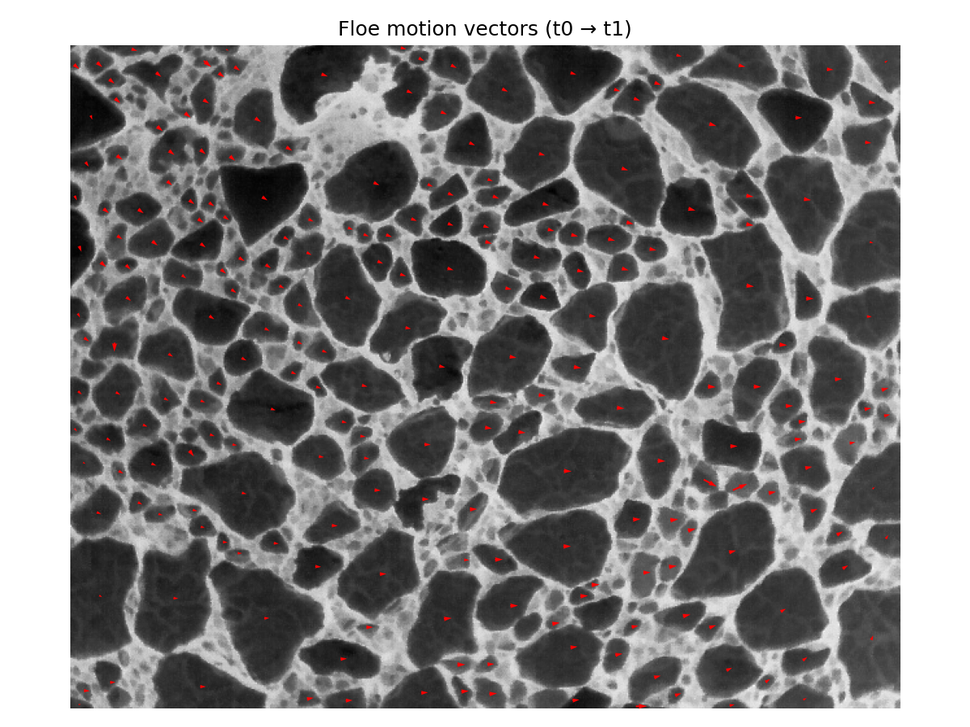
#> input picture floe_motion_vectors.png, 970 x 727 px, shrunk from 1200 x 900 before the run, given in place of sea_ice.jpg, which was not available
$ python interactive_homography.py
#> lines starting #> are read from the running program, lines starting #| are printed output that depends on the picture; long printed decimals are rounded; pictures that were not available may be replaced by others from this repository, and a replacement may not be noted
import cv2 as cv
import numpy as np
import matplotlib.pyplot as plt

# --- USER CONFIG: set your image paths here ---
VISIBLE_PATH = "sea_ice_analysis/sea_ice.jpg"
THERMAL_PATH = "sea_ice_analysis/sea_ice_thermal.jpg"  # or thermal image

ALPHA = 0.5  # transparency of thermal overlay (0=only visible, 1=only thermal)


class HomographyGUI:
    def __init__(self, vis_bgr, th_bgr, alpha=0.5):
        self.alpha = alpha

        # Store images (convert to RGB for matplotlib)
        self.vis_rgb = cv.cvtColor(vis_bgr, cv.COLOR_BGR2RGB)
        self.th_rgb = cv.cvtColor(th_bgr, cv.COLOR_BGR2RGB)

        self.h_vis, self.w_vis = self.vis_rgb.shape[:2]
        self.h_th, self.w_th = self.th_rgb.shape[:2]

        # Source corners in thermal image coordinates
        self.src_pts = np.float32([
            [0,           0],
            [self.w_th-1, 0],
            [self.w_th-1, self.h_th-1],
            [0,           self.h_th-1],
        ])

        # Initial guess for destination corners: small rect near bottom-left
        scale = min(self.w_vis / (3 * self.w_th), self.h_vis / (3 * self.h_th))
        w0 = int(self.w_th * scale)
        h0 = int(self.h_th * scale)
        x0 = 50
        y0 = self.h_vis - h0 - 50

        self.dst_pts = np.float32([
            [x0,       y0],
            [x0 + w0,  y0],
            [x0 + w0,  y0 + h0],
            [x0,       y0 + h0],
        ])

        # Homography placeholder
        self.H = None

        # Matplotlib figure / axes
        self.fig, self.ax = plt.subplots(1, 1, figsize=(10, 8))
        self.ax.set_title("Drag red corners, press Enter when done")
        self.ax.set_axis_off()

        # Show initial overlay
        overlay = self.compute_overlay()
        self.im_artist = self.ax.imshow(overlay)

        # Plot corners & connecting quad
        xs = self.dst_pts[:, 0]
        ys = self.dst_pts[:, 1]
        (self.corners_plot,) = self.ax.plot(
            xs, ys, "ro", markersize=8, markeredgecolor="black"
        )
        (self.quad_plot,) = self.ax.plot(
            list(xs) + [xs[0]], list(ys) + [ys[0]], "r-", linewidth=2
        )

        # For dragging state
        self.active_idx = None  # which corner is being dragged (0–3)

        # Connect event handlers
        self.cid_press = self.fig.canvas.mpl_connect(
            "button_press_event", self.on_press
        )
        self.cid_release = self.fig.canvas.mpl_connect(
            "button_release_event", self.on_release
        )
        self.cid_move = self.fig.canvas.mpl_connect(
            "motion_notify_event", self.on_move
        )
        self.cid_key = self.fig.canvas.mpl_connect(
            "key_press_event", self.on_key
        )

    # --- Core functions ---

    def compute_overlay(self):
        """Compute overlay image given current dst_pts and src_pts."""
        self.H = cv.getPerspectiveTransform(self.src_pts, self.dst_pts)

        warped_th = cv.warpPerspective(
            self.th_rgb,
            self.H,
            (self.w_vis, self.h_vis),
        )

        overlay = cv.addWeighted(
            self.vis_rgb, 1.0 - self.alpha, warped_th, self.alpha, 0
        )
        return overlay

    # [31 lines left out: functions update_display, on_press, not called in this run]

    def on_release(self, event):
        self.active_idx = None

    # [31 lines left out: functions on_move, on_key, not called in this run]

    def run(self):
        plt.show()
        # When the window is closed, self.H and self.dst_pts form your result
        print("\n=== Session ended ===")
        print("Final H:")
        print(self.H)
        print("Final dst_pts:")
        print(self.dst_pts)


def main():
    vis_bgr = cv.imread(VISIBLE_PATH, cv.IMREAD_COLOR)
#> vis_bgr is the input picture: shape (727, 970, 3); mean B, G, R 132.9, 132.9, 133.9
    if vis_bgr is None:
        raise FileNotFoundError(f"Could not read visible image at: {VISIBLE_PATH}")

    th_bgr = cv.imread(THERMAL_PATH, cv.IMREAD_COLOR)
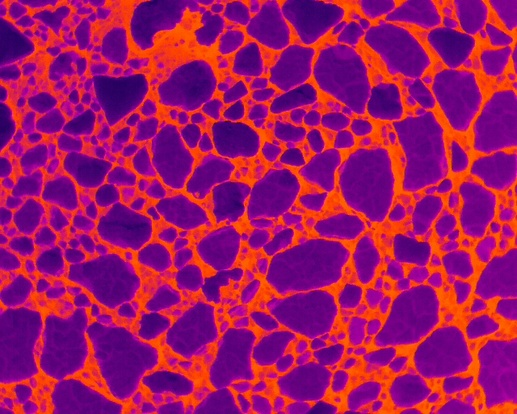
#> input picture sea_ice_thermal.jpg, 517 x 414 px, shrunk from 640 x 512 before the run, found by its file name
#> th_bgr is the input picture: shape (414, 517, 3); mean B, G, R 100.1, 20.4, 158.3
    if th_bgr is None:
        raise FileNotFoundError(f"Could not read thermal image at: {THERMAL_PATH}")

    gui = HomographyGUI(vis_bgr, th_bgr, alpha=ALPHA)
#> in compute_overlay, `warped_th = cv.warpPerspective( self.th_rgb, self.H, (self.w_vis, self..`:
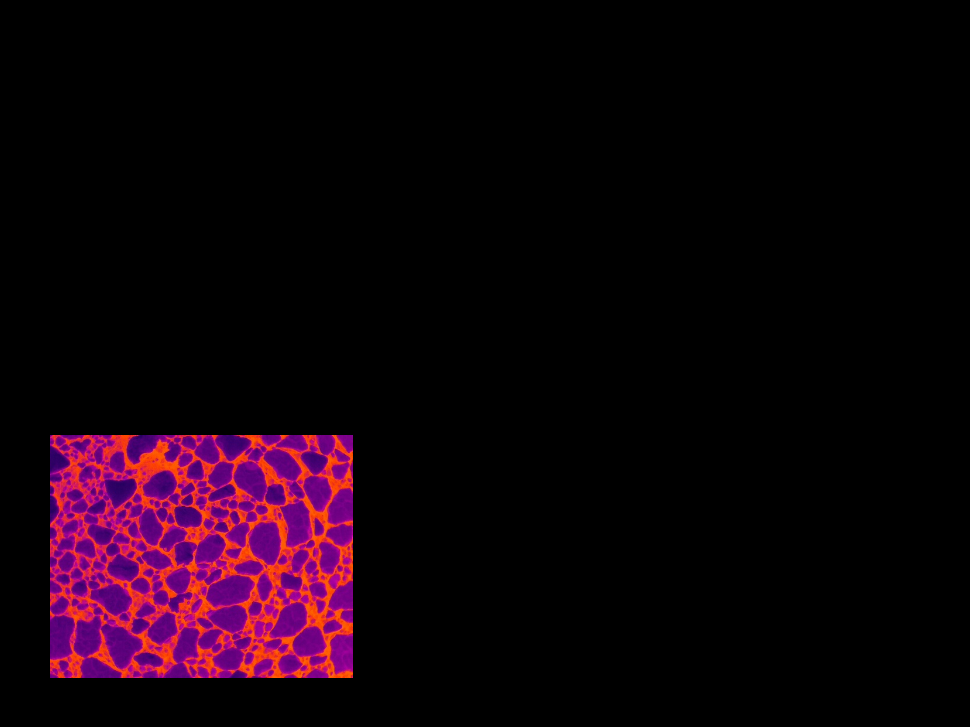
#> warped_th: shape (727, 970, 3); mean R, G, B 16.5, 2.1, 10.5
#> in compute_overlay, `overlay = cv.addWeighted( self.vis_rgb, 1.0 - self.alpha, warped_th, s..`:
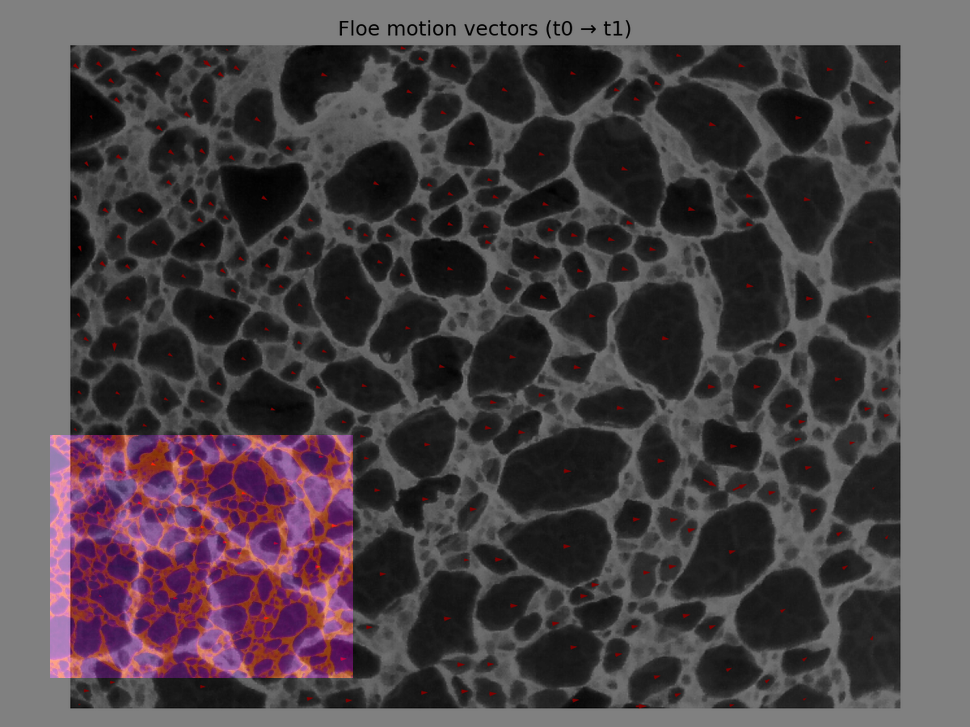
#> overlay: shape (727, 970, 3); mean R, G, B 75.3, 67.6, 71.8
    gui.run()
#> in run, `plt.show()`:
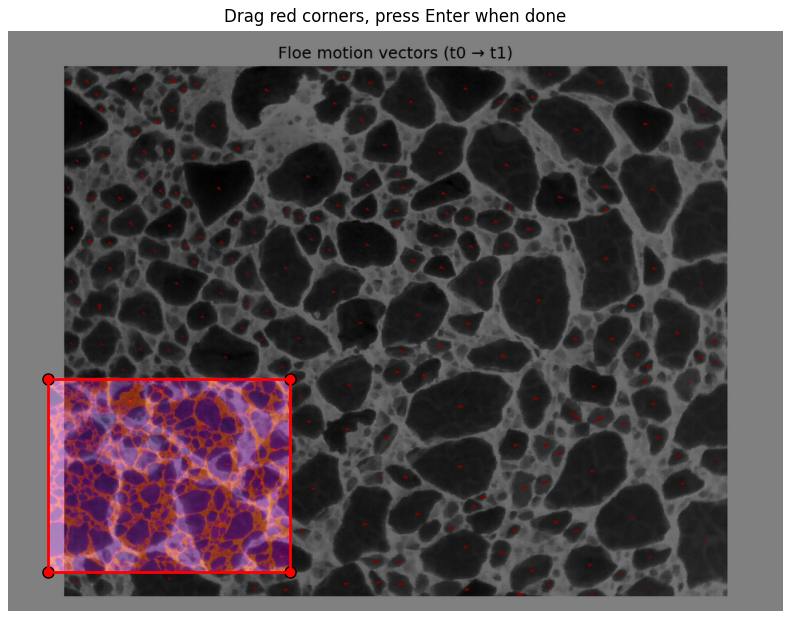
#> figure drawn by matplotlib, 1 panel
#| [[  0.5853   0.          50.        ]
#|  [  0.           0.586 435.        ]
#|  [  0.           0.           1.        ]]
#| [[ 50. 435.]
#|  [352. 435.]
#|  [352. 677.]
#|  [ 50. 677.]]


if __name__ == "__main__":
    main()
